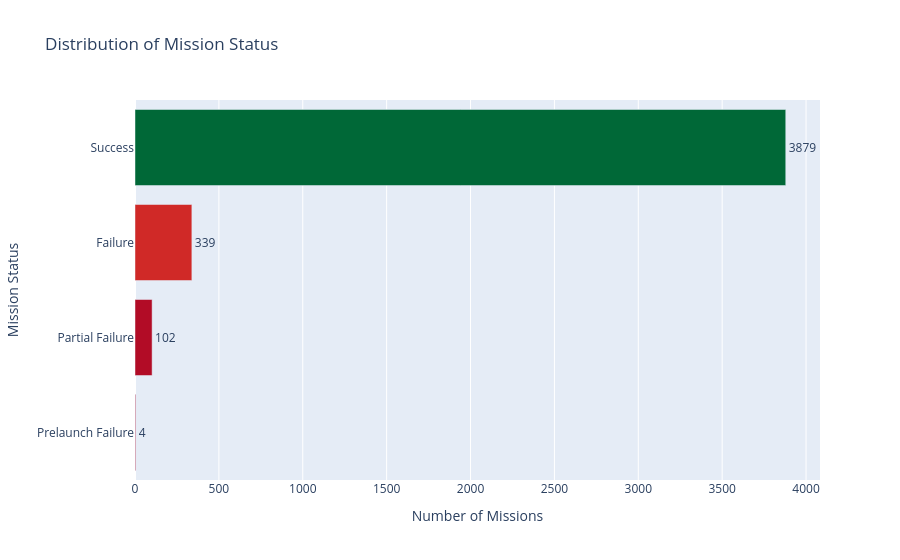

The notebook cell saved with this chart:
### Code cell
fig = px.bar(
    mission_status_df,
    x='Count',
    y='Mission Status',
    orientation='h',
    title='Distribution of Mission Status',
    color='Count',
    color_continuous_scale='RdYlGn',
    text='Count'
)
fig.update_layout(
    xaxis_title='Number of Missions',
    yaxis_title='Mission Status',
    coloraxis_showscale=False,
    margin=dict(r=80)
)
fig.update_traces(textposition='outside', cliponaxis=False)
fig.show()

### Figure 1 — Plotly figure (JSON) as saved in the notebook; plotly's stock layout.template omitted (floating-point values rounded to 4 significant figures)
{"data": [{"cliponaxis": false, "hovertemplate": "Count=%{marker.color}<br>Mission Status=%{y}<extra></extra>", "legendgroup": "", "marker": {"color": [4, 102, 339, 3879], "coloraxis": "coloraxis", "pattern": {"shape": ""}}, "name": "", "orientation": "h", "showlegend": false, "text": [4.0, 102.0, 339.0, 3879.0], "textposition": "outside", "type": "bar", "x": [4, 102, 339, 3879], "xaxis": "x", "y": ["Prelaunch Failure", "Partial Failure", "Failure", "Success"], "yaxis": "y"}], "layout": {"barmode": "relative", "coloraxis": {"colorbar": {"title": {"text": "Count"}}, "colorscale": [[0, "rgb(165,0,38)"], [0.1, "rgb(215,48,39)"], [0.2, "rgb(244,109,67)"], [0.3, "rgb(253,174,97)"], [0.4, "rgb(254,224,139)"], [0.5, "rgb(255,255,191)"], [0.6, "rgb(217,239,139)"], [0.7, "rgb(166,217,106)"], [0.8, "rgb(102,189,99)"], [0.9, "rgb(26,152,80)"], [1, "rgb(0,104,55)"]], "showscale": false}, "legend": {"tracegroupgap": 0}, "margin": {"r": 80}, "title": {"text": "Distribution of Mission Status"}, "xaxis": {"anchor": "y", "domain": [0, 1], "title": {"text": "Number of Missions"}}, "yaxis": {"anchor": "x", "domain": [0, 1], "title": {"text": "Mission Status"}}}}
